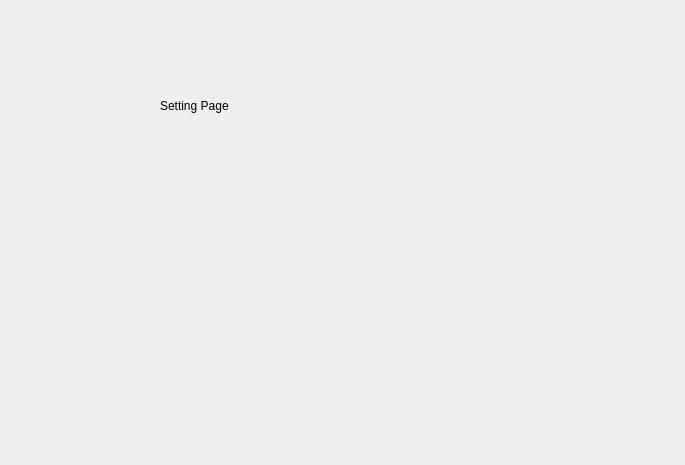
<?xml version="1.0" encoding="UTF-8"?>
<ui version="4.0">
 <class>WidgetSettingPage</class>
 <widget class="QWidget" name="WidgetSettingPage">
  <property name="geometry">
   <rect>
    <x>0</x>
    <y>0</y>
    <width>685</width>
    <height>465</height>
   </rect>
  </property>
  <property name="windowTitle">
   <string>Form</string>
  </property>
  <widget class="QLabel" name="label">
   <property name="geometry">
    <rect>
     <x>160</x>
     <y>80</y>
     <width>211</width>
     <height>51</height>
    </rect>
   </property>
   <property name="text">
    <string>Setting Page</string>
   </property>
  </widget>
 </widget>
 <resources/>
 <connections/>
</ui>
